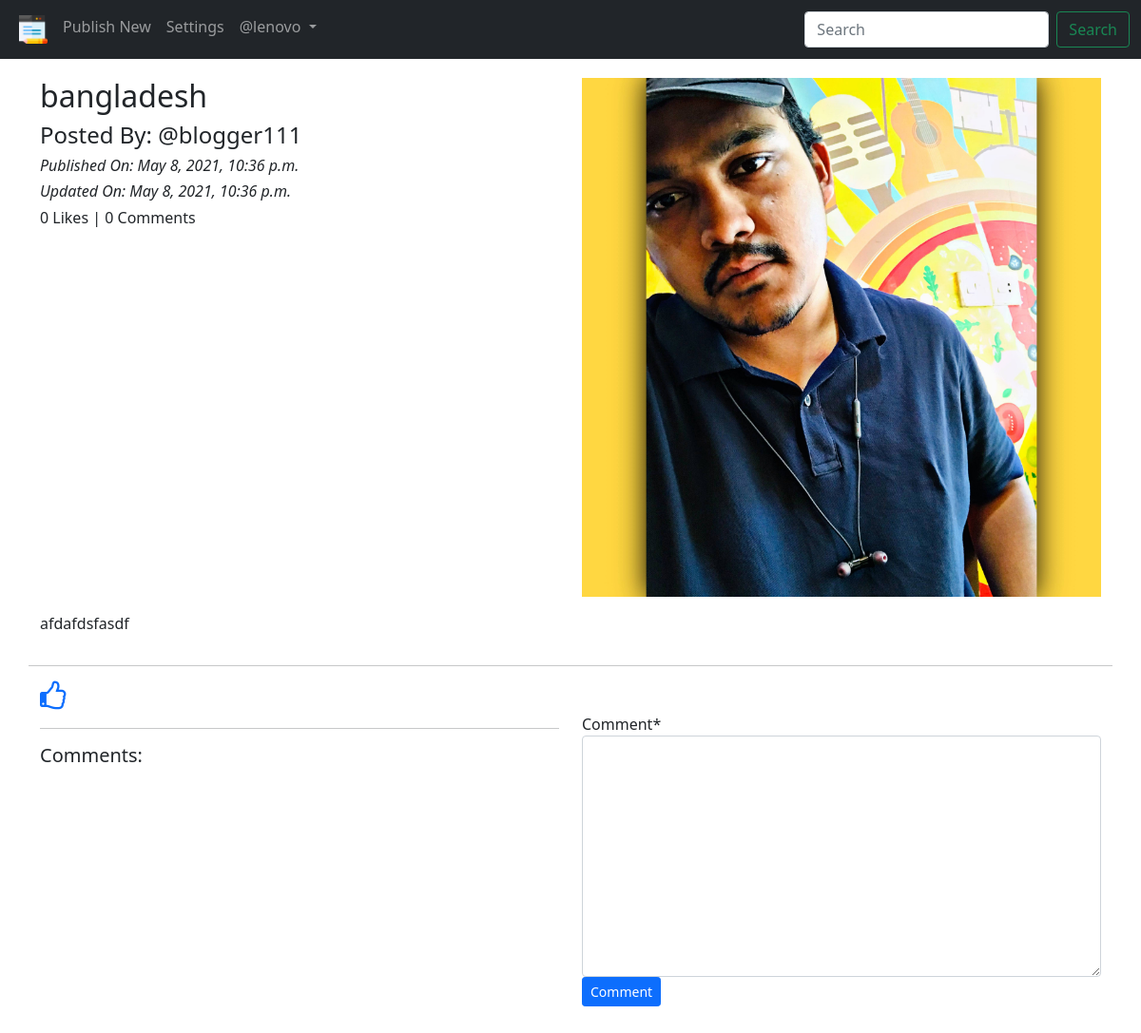
Screenshot of /blog/details/bangladesh-36466a57-ee8c-4ba6-8d56-cff41b35ac28 (signed in) with the database file from the repository.
### App_Blog/models.py (models this page shows, shortened)
class Blog(models.Model):
    author = models.ForeignKey(
        User, on_delete=models.CASCADE, related_name='post_author')
    blog_title = models.CharField(max_length=264, verbose_name="Put a Title")
    slug = models.SlugField(max_length=264, unique=True)
    blog_content = models.TextField(verbose_name="What is on your mind?")
    blog_image = models.ImageField(
        upload_to='blog_images', verbose_name="Image")
    publish_date = models.DateTimeField(auto_now_add=True)
    update_date = models.DateTimeField(auto_now=True)
    class Meta:
        ordering = ['-publish_date']

### App_Blog/views.py (the view, shortened to what this page needs)
# urls.py: path('details/<slug:slug>', views.blog_details, name='blog_details'),
@login_required
def blog_details(request, slug):
    blog = Blog.objects.get(slug=slug)
    comment_form = CommentForm()
    already_liked = Likes.objects.filter(blog=blog, user=request.user)
    if already_liked:
        liked = True
    else:
        liked = False
    return render(request, 'App_Blog/blog_details.html', context={'blog': blog, 'comment_form': comment_form, 'liked': liked})

### App_Blog/forms.py
class CommentForm(forms.ModelForm):
    class Meta:
        model = Comment
        fields = ('comment',)

### templates/App_Blog/blog_details.html (shortened to what this page needs)
{% extends 'base.html' %}
{% load crispy_forms_tags %}
{% block body_block %}
<div class="row">
  <div class="col-sm-6">
    <h2>{{blog.blog_title}}</h2>
    <h4>Posted By: @{{blog.author}}</h4>
    <i><h6>Published On: {{blog.publish_date}}</h6></i>
    <i><h6>Updated On: {{blog.update_date}}</h6></i>
    <h6>{{blog.liked_blog.count}} Likes | {{blog.blog_comment.count}} Comments</h6>
  </div>
  <div class="col-sm-6">
    <img src="/media/{{blog.blog_image}}" width="100%">
  </div>
  <p>
    {{blog.blog_content|linebreaks}}
  </p>
  <hr>
  </div>
  {% if not liked %}
  <a href="{% url 'App_Blog:liked_post' pk=blog.pk %}">
    <i class="fa fa-thumbs-o-up fa-2x" aria-hidden="true"></i>
  </a>
  {% else %}
  <a href="{% url 'App_Blog:unliked_post' pk=blog.pk %}">
    <i class="fa fa-thumbs-o-down fa-2x" aria-hidden="true"></i>
  </a>
  {% endif %}
  <div class="row">
    <div class="col-sm-6">
      <hr>
      <h5>Comments:</h5>
    </div>
    <div class="col-sm-6">
      <form method="POST">
        {{ comment_form|crispy }}
        <button type="submit" class="btn btn-primary btn-sm">Comment</button>
      </form>
    </div>
  </div>
  <br>
  <br>
  {% endblock %}

### templates/base.html (shortened to what this page needs)
<!DOCTYPE html>
{% load static %}
<html lang="en" dir="ltr">
  <head>
    <link
      href="https://cdn.jsdelivr.net/npm/bootstrap@5.0.0-beta3/dist/css/bootstrap.min.css"
      rel="stylesheet"
    />
    <link
      href="http://maxcdn.bootstrapcdn.com/font-awesome/4.1.0/css/font-awesome.min.css"
      rel="stylesheet"
    />
  </head>
  <body>
    <nav class="navbar navbar-expand-lg navbar-dark bg-dark">
      <div class="container-fluid">
        <div class="collapse navbar-collapse" id="navbarSupportedContent">
          <ul class="navbar-nav me-auto mb-2 mb-lg-0">
            <li class="nav-item">
              <a
                class="nav-link"
                aria-current="page"
                href="{% url 'App_Blog:blog_list' %}"
                ><img src="/media/blog.png" width="30px"
              /></a>
            </li>
            {% if user.is_authenticated %}
            <li class="nav-item">
              <a class="nav-link" href="{% url 'App_Blog:create_blog' %}"
                >Publish New</a
              >
            </li>
            <li class="nav-item">
              <a class="nav-link" href="#">Settings</a>
            </li>
            {% endif %} {% if user.is_authenticated %}
            <li class="nav-item dropdown">
              <a
                class="nav-link dropdown-toggle"
                href="#"
                id="navbarDropdown"
                role="button"
                data-bs-toggle="dropdown"
                aria-expanded="false"
              >
                @{{user.username}}
              </a>
                {% endif %}
            </li>
          </ul>
          <form class="d-flex">
            <input
              class="form-control me-2"
              type="search"
              placeholder="Search"
              aria-label="Search"
            />
            <button class="btn btn-outline-success ml-auto" type="submit">
              Search
            </button>
          </form>
        </div>
      </div>
    </nav>
    <div class="container" style="padding-top: 20px">
      {% block body_block %} {% endblock %}
    </div>
  </body>
</html>

### rows the page displays
Blog: blog_title "bangladesh", author "blogger111", publish_date "May 8, 2021, 10:36 p.m.", update_date "May 8, 2021, 10:36 p.m.", liked_blog.count "0", blog_comment.count "0", blog_image (picture), blog_content "afdafdsfasdf"

### other values shown
{{ user.username }} "lenovo"
